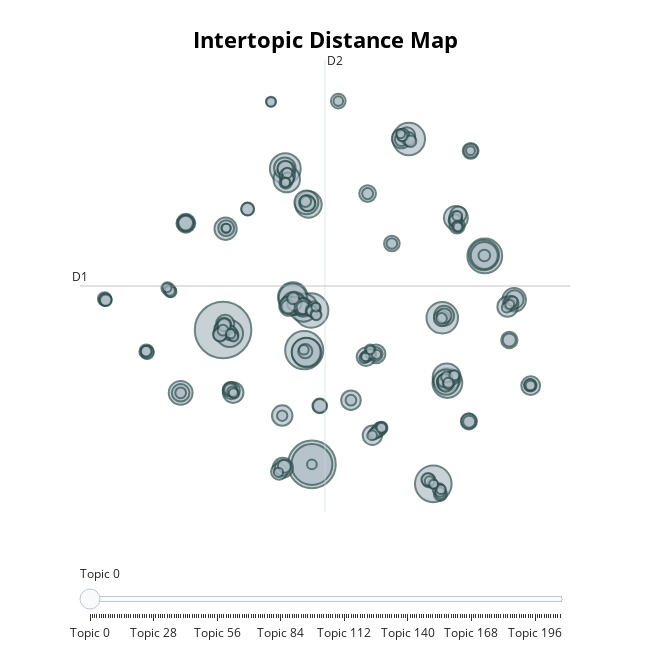

The cell this chart's notebook holds for it:
### Code cell
# Visualize topics
topic_model.visualize_topics()

### Figure 1 — Plotly figure (JSON) as saved in the notebook; plotly's stock layout.template omitted (floating-point values rounded to 4 significant figures; data arrays with more than 128 entries replaced by an {"elided": "..."} marker saying what was removed)
{"data": [{"customdata": {"elided": "208x3 mixed values"}, "hovertemplate": "<b>Topic %{customdata[0]}</b><br>%{customdata[1]}<br>Size: %{customdata[2]}", "legendgroup": "", "marker": {"color": "#B0BEC5", "line": {"color": "DarkSlateGrey", "width": 2}, "size": {"elided": "208 int values"}, "sizemode": "area", "sizeref": 0.2775, "symbol": "circle"}, "mode": "markers", "name": "", "orientation": "v", "showlegend": false, "type": "scatter", "x": {"elided": "208 float values"}, "xaxis": "x", "y": {"elided": "208 float values"}, "yaxis": "y"}], "layout": {"annotations": [{"showarrow": false, "text": "D1", "x": -13.93, "y": 6.297, "yshift": 10}, {"showarrow": false, "text": "D2", "x": 4.169, "xshift": 10, "y": 22.35}], "height": 650, "hoverlabel": {"bgcolor": "white", "font": {"family": "Rockwell", "size": 16}}, "legend": {"itemsizing": "constant", "tracegroupgap": 0}, "margin": {"t": 60}, "shapes": [{"line": {"color": "#CFD8DC", "width": 2}, "type": "line", "x0": 4.169, "x1": 4.169, "y0": -9.753, "y1": 22.35}, {"line": {"color": "#9E9E9E", "width": 2}, "type": "line", "x0": -13.93, "x1": 22.27, "y0": 6.297, "y1": 6.297}], "sliders": [{"active": 0, "pad": {"t": 50}, "steps": [{"args": [{"marker.color": {"elided": "1x208 str values"}}], "label": "Topic 0", "method": "update"}, {"args": [{"marker.color": {"elided": "1x208 str values"}}], "label": "Topic 1", "method": "update"}, {"args": [{"marker.color": {"elided": "1x208 str values"}}], "label": "Topic 2", "method": "update"}, {"args": [{"marker.color": {"elided": "1x208 str values"}}], "label": "Topic 3", "method": "update"}, {"args": [{"marker.color": {"elided": "1x208 str values"}}], "label": "Topic 4", "method": "update"}, {"args": [{"marker.color": {"elided": "1x208 str values"}}], "label": "Topic 5", "method": "update"}, {"args": [{"marker.color": {"elided": "1x208 str values"}}], "label": "Topic 6", "method": "update"}, {"args": [{"marker.color": {"elided": "1x208 str values"}}], "label": "Topic 7", "method": "update"}, {"args": [{"marker.color": {"elided": "1x208 str values"}}], "label": "Topic 8", "method": "update"}, {"args": [{"marker.color": {"elided": "1x208 str values"}}], "label": "Topic 9", "method": "update"}, {"args": [{"marker.color": {"elided": "1x208 str values"}}], "label": "Topic 10", "method": "update"}, {"args": [{"marker.color": {"elided": "1x208 str values"}}], "label": "Topic 11", "method": "update"}, {"args": [{"marker.color": {"elided": "1x208 str values"}}], "label": "Topic 12", "method": "update"}, {"args": [{"marker.color": {"elided": "1x208 str values"}}], "label": "Topic 13", "method": "update"}, {"args": [{"marker.color": {"elided": "1x208 str values"}}], "label": "Topic 14", "method": "update"}, {"args": [{"marker.color": {"elided": "1x208 str values"}}], "label": "Topic 15", "method": "update"}, {"args": [{"marker.color": {"elided": "1x208 str values"}}], "label": "Topic 16", "method": "update"}, {"args": [{"marker.color": {"elided": "1x208 str values"}}], "label": "Topic 17", "method": "update"}, {"args": [{"marker.color": {"elided": "1x208 str values"}}], "label": "Topic 18", "method": "update"}, {"args": [{"marker.color": {"elided": "1x208 str values"}}], "label": "Topic 19", "method": "update"}, {"args": [{"marker.color": {"elided": "1x208 str values"}}], "label": "Topic 20", "method": "update"}, {"args": [{"marker.color": {"elided": "1x208 str values"}}], "label": "Topic 21", "method": "update"}, {"args": [{"marker.color": {"elided": "1x208 str values"}}], "label": "Topic 22", "method": "update"}, {"args": [{"marker.color": {"elided": "1x208 str values"}}], "label": "Topic 23", "method": "update"}, {"args": [{"marker.color": {"elided": "1x208 str values"}}], "label": "Topic 24", "method": "update"}, {"args": [{"marker.color": {"elided": "1x208 str values"}}], "label": "Topic 25", "method": "update"}, {"args": [{"marker.color": {"elided": "1x208 str values"}}], "label": "Topic 26", "method": "update"}, {"args": [{"marker.color": {"elided": "1x208 str values"}}], "label": "Topic 27", "method": "update"}, {"args": [{"marker.color": {"elided": "1x208 str values"}}], "label": "Topic 28", "method": "update"}, {"args": [{"marker.color": {"elided": "1x208 str values"}}], "label": "Topic 29", "method": "update"}, {"args": [{"marker.color": {"elided": "1x208 str values"}}], "label": "Topic 30", "method": "update"}, {"args": [{"marker.color": {"elided": "1x208 str values"}}], "label": "Topic 31", "method": "update"}, {"args": [{"marker.color": {"elided": "1x208 str values"}}], "label": "Topic 32", "method": "update"}, {"args": [{"marker.color": {"elided": "1x208 str values"}}], "label": "Topic 33", "method": "update"}, {"args": [{"marker.color": {"elided": "1x208 str values"}}], "label": "Topic 34", "method": "update"}, {"args": [{"marker.color": {"elided": "1x208 str values"}}], "label": "Topic 35", "method": "update"}, {"args": [{"marker.color": {"elided": "1x208 str values"}}], "label": "Topic 36", "method": "update"}, {"args": [{"marker.color": {"elided": "1x208 str values"}}], "label": "Topic 37", "method": "update"}, {"args": [{"marker.color": {"elided": "1x208 str values"}}], "label": "Topic 38", "method": "update"}, {"args": [{"marker.color": {"elided": "1x208 str values"}}], "label": "Topic 39", "method": "update"}, {"args": [{"marker.color": {"elided": "1x208 str values"}}], "label": "Topic 40", "method": "update"}, {"args": [{"marker.color": {"elided": "1x208 str values"}}], "label": "Topic 41", "method": "update"}, {"args": [{"marker.color": {"elided": "1x208 str values"}}], "label": "Topic 42", "method": "update"}, {"args": [{"marker.color": {"elided": "1x208 str values"}}], "label": "Topic 43", "method": "update"}, {"args": [{"marker.color": {"elided": "1x208 str values"}}], "label": "Topic 44", "method": "update"}, {"args": [{"marker.color": {"elided": "1x208 str values"}}], "label": "Topic 45", "method": "update"}, {"args": [{"marker.color": {"elided": "1x208 str values"}}], "label": "Topic 46", "method": "update"}, {"args": [{"marker.color": {"elided": "1x208 str values"}}], "label": "Topic 47", "method": "update"}, {"args": [{"marker.color": {"elided": "1x208 str values"}}], "label": "Topic 48", "method": "update"}, {"args": [{"marker.color": {"elided": "1x208 str values"}}], "label": "Topic 49", "method": "update"}, {"args": [{"marker.color": {"elided": "1x208 str values"}}], "label": "Topic 50", "method": "update"}, {"args": [{"marker.color": {"elided": "1x208 str values"}}], "label": "Topic 51", "method": "update"}, {"args": [{"marker.color": {"elided": "1x208 str values"}}], "label": "Topic 52", "method": "update"}, {"args": [{"marker.color": {"elided": "1x208 str values"}}], "label": "Topic 53", "method": "update"}, {"args": [{"marker.color": {"elided": "1x208 str values"}}], "label": "Topic 54", "method": "update"}, {"args": [{"marker.color": {"elided": "1x208 str values"}}], "label": "Topic 55", "method": "update"}, {"args": [{"marker.color": {"elided": "1x208 str values"}}], "label": "Topic 56", "method": "update"}, {"args": [{"marker.color": {"elided": "1x208 str values"}}], "label": "Topic 57", "method": "update"}, {"args": [{"marker.color": {"elided": "1x208 str values"}}], "label": "Topic 58", "method": "update"}, {"args": [{"marker.color": {"elided": "1x208 str values"}}], "label": "Topic 59", "method": "update"}, {"args": [{"marker.color": {"elided": "1x208 str values"}}], "label": "Topic 60", "method": "update"}, {"args": [{"marker.color": {"elided": "1x208 str values"}}], "label": "Topic 61", "method": "update"}, {"args": [{"marker.color": {"elided": "1x208 str values"}}], "label": "Topic 62", "method": "update"}, {"args": [{"marker.color": {"elided": "1x208 str values"}}], "label": "Topic 63", "method": "update"}, {"args": [{"marker.color": {"elided": "1x208 str values"}}], "label": "Topic 64", "method": "update"}, {"args": [{"marker.color": {"elided": "1x208 str values"}}], "label": "Topic 65", "method": "update"}, {"args": [{"marker.color": {"elided": "1x208 str values"}}], "label": "Topic 66", "method": "update"}, {"args": [{"marker.color": {"elided": "1x208 str values"}}], "label": "Topic 67", "method": "update"}, {"args": [{"marker.color": {"elided": "1x208 str values"}}], "label": "Topic 68", "method": "update"}, {"args": [{"marker.color": {"elided": "1x208 str values"}}], "label": "Topic 69", "method": "update"}, {"args": [{"marker.color": {"elided": "1x208 str values"}}], "label": "Topic 70", "method": "update"}, {"args": [{"marker.color": {"elided": "1x208 str values"}}], "label": "Topic 71", "method": "update"}, {"args": [{"marker.color": {"elided": "1x208 str values"}}], "label": "Topic 72", "method": "update"}, {"args": [{"marker.color": {"elided": "1x208 str values"}}], "label": "Topic 73", "method": "update"}, {"args": [{"marker.color": {"elided": "1x208 str values"}}], "label": "Topic 74", "method": "update"}, {"args": [{"marker.color": {"elided": "1x208 str values"}}], "label": "Topic 75", "method": "update"}, {"args": [{"marker.color": {"elided": "1x208 str values"}}], "label": "Topic 76", "method": "update"}, {"args": [{"marker.color": {"elided": "1x208 str values"}}], "label": "Topic 77", "method": "update"}, {"args": [{"marker.color": {"elided": "1x208 str values"}}], "label": "Topic 78", "method": "update"}, {"args": [{"marker.color": {"elided": "1x208 str values"}}], "label": "Topic 79", "method": "update"}, {"args": [{"marker.color": {"elided": "1x208 str values"}}], "label": "Topic 80", "method": "update"}, {"args": [{"marker.color": {"elided": "1x208 str values"}}], "label": "Topic 81", "method": "update"}, {"args": [{"marker.color": {"elided": "1x208 str values"}}], "label": "Topic 82", "method": "update"}, {"args": [{"marker.color": {"elided": "1x208 str values"}}], "label": "Topic 83", "method": "update"}, {"args": [{"marker.color": {"elided": "1x208 str values"}}], "label": "Topic 84", "method": "update"}, {"args": [{"marker.color": {"elided": "1x208 str values"}}], "label": "Topic 85", "method": "update"}, {"args": [{"marker.color": {"elided": "1x208 str values"}}], "label": "Topic 86", "method": "update"}, {"args": [{"marker.color": {"elided": "1x208 str values"}}], "label": "Topic 87", "method": "update"}, {"args": [{"marker.color": {"elided": "1x208 str values"}}], "label": "Topic 88", "method": "update"}, {"args": [{"marker.color": {"elided": "1x208 str values"}}], "label": "Topic 89", "method": "update"}, {"args": [{"marker.color": {"elided": "1x208 str values"}}], "label": "Topic 90", "method": "update"}, {"args": [{"marker.color": {"elided": "1x208 str values"}}], "label": "Topic 91", "method": "update"}, {"args": [{"marker.color": {"elided": "1x208 str values"}}], "label": "Topic 92", "method": "update"}, {"args": [{"marker.color": {"elided": "1x208 str values"}}], "label": "Topic 93", "method": "update"}, {"args": [{"marker.color": {"elided": "1x208 str values"}}], "label": "Topic 94", "method": "update"}, {"args": [{"marker.color": {"elided": "1x208 str values"}}], "label": "Topic 95", "method": "update"}, {"args": [{"marker.color": {"elided": "1x208 str values"}}], "label": "Topic 96", "method": "update"}, {"args": [{"marker.color": {"elided": "1x208 str values"}}], "label": "Topic 97", "method": "update"}, {"args": [{"marker.color": {"elided": "1x208 str values"}}], "label": "Topic 98", "method": "update"}, {"args": [{"marker.color": {"elided": "1x208 str values"}}], "label": "Topic 99", "method": "update"}, {"args": [{"marker.color": {"elided": "1x208 str values"}}], "label": "Topic 100", "method": "update"}, {"args": [{"marker.color": {"elided": "1x208 str values"}}], "label": "Topic 101", "method": "update"}, {"args": [{"marker.color": {"elided": "1x208 str values"}}], "label": "Topic 102", "method": "update"}, {"args": [{"marker.color": {"elided": "1x208 str values"}}], "label": "Topic 103", "method": "update"}, {"args": [{"marker.color": {"elided": "1x208 str values"}}], "label": "Topic 104", "method": "update"}, {"args": [{"marker.color": {"elided": "1x208 str values"}}], "label": "Topic 105", "method": "update"}, {"args": [{"marker.color": {"elided": "1x208 str values"}}], "label": "Topic 106", "method": "update"}, {"args": [{"marker.color": {"elided": "1x208 str values"}}], "label": "Topic 107", "method": "update"}, {"args": [{"marker.color": {"elided": "1x208 str values"}}], "label": "Topic 108", "method": "update"}, {"args": [{"marker.color": {"elided": "1x208 str values"}}], "label": "Topic 109", "method": "update"}, {"args": [{"marker.color": {"elided": "1x208 str values"}}], "label": "Topic 110", "method": "update"}, {"args": [{"marker.color": {"elided": "1x208 str values"}}], "label": "Topic 111", "method": "update"}, {"args": [{"marker.color": {"elided": "1x208 str values"}}], "label": "Topic 112", "method": "update"}, {"args": [{"marker.color": {"elided": "1x208 str values"}}], "label": "Topic 113", "method": "update"}, {"args": [{"marker.color": {"elided": "1x208 str values"}}], "label": "Topic 114", "method": "update"}, {"args": [{"marker.color": {"elided": "1x208 str values"}}], "label": "Topic 115", "method": "update"}, {"args": [{"marker.color": {"elided": "1x208 str values"}}], "label": "Topic 116", "method": "update"}, {"args": [{"marker.color": {"elided": "1x208 str values"}}], "label": "Topic 117", "method": "update"}, {"args": [{"marker.color": {"elided": "1x208 str values"}}], "label": "Topic 118", "method": "update"}, {"args": [{"marker.color": {"elided": "1x208 str values"}}], "label": "Topic 119", "method": "update"}, {"args": [{"marker.color": {"elided": "1x208 str values"}}], "label": "Topic 120", "method": "update"}, {"args": [{"marker.color": {"elided": "1x208 str values"}}], "label": "Topic 121", "method": "update"}, {"args": [{"marker.color": {"elided": "1x208 str values"}}], "label": "Topic 122", "method": "update"}, {"args": [{"marker.color": {"elided": "1x208 str values"}}], "label": "Topic 123", "method": "update"}, {"args": [{"marker.color": {"elided": "1x208 str values"}}], "label": "Topic 124", "method": "update"}, {"args": [{"marker.color": {"elided": "1x208 str values"}}], "label": "Topic 125", "method": "update"}, {"args": [{"marker.color": {"elided": "1x208 str values"}}], "label": "Topic 126", "method": "update"}, {"args": [{"marker.color": {"elided": "1x208 str values"}}], "label": "Topic 127", "method": "update"}, {"args": [{"marker.color": {"elided": "1x208 str values"}}], "label": "Topic 128", "method": "update"}, {"args": [{"marker.color": {"elided": "1x208 str values"}}], "label": "Topic 129", "method": "update"}, {"args": [{"marker.color": {"elided": "1x208 str values"}}], "label": "Topic 130", "method": "update"}, {"args": [{"marker.color": {"elided": "1x208 str values"}}], "label": "Topic 131", "method": "update"}, {"args": [{"marker.color": {"elided": "1x208 str values"}}], "label": "Topic 132", "method": "update"}, {"args": [{"marker.color": {"elided": "1x208 str values"}}], "label": "Topic 133", "method": "update"}, {"args": [{"marker.color": {"elided": "1x208 str values"}}], "label": "Topic 134", "method": "update"}, {"args": [{"marker.color": {"elided": "1x208 str values"}}], "label": "Topic 135", "method": "update"}, {"args": [{"marker.color": {"elided": "1x208 str values"}}], "label": "Topic 136", "method": "update"}, {"args": [{"marker.color": {"elided": "1x208 str values"}}], "label": "Topic 137", "method": "update"}, {"args": [{"marker.color": {"elided": "1x208 str values"}}], "label": "Topic 138", "method": "update"}, {"args": [{"marker.color": {"elided": "1x208 str values"}}], "label": "Topic 139", "method": "update"}, {"args": [{"marker.color": {"elided": "1x208 str values"}}], "label": "Topic 140", "method": "update"}, {"args": [{"marker.color": {"elided": "1x208 str values"}}], "label": "Topic 141", "method": "update"}, {"args": [{"marker.color": {"elided": "1x208 str values"}}], "label": "Topic 142", "method": "update"}, {"args": [{"marker.color": {"elided": "1x208 str values"}}], "label": "Topic 143", "method": "update"}, {"args": [{"marker.color": {"elided": "1x208 str values"}}], "label": "Topic 144", "method": "update"}, {"args": [{"marker.color": {"elided": "1x208 str values"}}], "label": "Topic 145", "method": "update"}, {"args": [{"marker.color": {"elided": "1x208 str values"}}], "label": "Topic 146", "method": "update"}, {"args": [{"marker.color": {"elided": "1x208 str values"}}], "label": "Topic 147", "method": "update"}, {"args": [{"marker.color": {"elided": "1x208 str values"}}], "label": "Topic 148", "method": "update"}, {"args": [{"marker.color": {"elided": "1x208 str values"}}], "label": "Topic 149", "method": "update"}, {"args": [{"marker.color": {"elided": "1x208 str values"}}], "label": "Topic 150", "method": "update"}, {"args": [{"marker.color": {"elided": "1x208 str values"}}], "label": "Topic 151", "method": "update"}, {"args": [{"marker.color": {"elided": "1x208 str values"}}], "label": "Topic 152", "method": "update"}, {"args": [{"marker.color": {"elided": "1x208 str values"}}], "label": "Topic 153", "method": "update"}, {"args": [{"marker.color": {"elided": "1x208 str values"}}], "label": "Topic 154", "method": "update"}, {"args": [{"marker.color": {"elided": "1x208 str values"}}], "label": "Topic 155", "method": "update"}, {"args": [{"marker.color": {"elided": "1x208 str values"}}], "label": "Topic 156", "method": "update"}, {"args": [{"marker.color": {"elided": "1x208 str values"}}], "label": "Topic 157", "method": "update"}, {"args": [{"marker.color": {"elided": "1x208 str values"}}], "label": "Topic 158", "method": "update"}, {"args": [{"marker.color": {"elided": "1x208 str values"}}], "label": "Topic 159", "method": "update"}, {"args": [{"marker.color": {"elided": "1x208 str values"}}], "label": "Topic 160", "method": "update"}, {"args": [{"marker.color": {"elided": "1x208 str values"}}], "label": "Topic 161", "method": "update"}, {"args": [{"marker.color": {"elided": "1x208 str values"}}], "label": "Topic 162", "method": "update"}, {"args": [{"marker.color": {"elided": "1x208 str values"}}], "label": "Topic 163", "method": "update"}, {"args": [{"marker.color": {"elided": "1x208 str values"}}], "label": "Topic 164", "method": "update"}, {"args": [{"marker.color": {"elided": "1x208 str values"}}], "label": "Topic 165", "method": "update"}, {"args": [{"marker.color": {"elided": "1x208 str values"}}], "label": "Topic 166", "method": "update"}, {"args": [{"marker.color": {"elided": "1x208 str values"}}], "label": "Topic 167", "method": "update"}, {"args": [{"marker.color": {"elided": "1x208 str values"}}], "label": "Topic 168", "method": "update"}, {"args": [{"marker.color": {"elided": "1x208 str values"}}], "label": "Topic 169", "method": "update"}, {"args": [{"marker.color": {"elided": "1x208 str values"}}], "label": "Topic 170", "method": "update"}, {"args": [{"marker.color": {"elided": "1x208 str values"}}], "label": "Topic 171", "method": "update"}, {"args": [{"marker.color": {"elided": "1x208 str values"}}], "label": "Topic 172", "method": "update"}, {"args": [{"marker.color": {"elided": "1x208 str values"}}], "label": "Topic 173", "method": "update"}, {"args": [{"marker.color": {"elided": "1x208 str values"}}], "label": "Topic 174", "method": "update"}, {"args": [{"marker.color": {"elided": "1x208 str values"}}], "label": "Topic 175", "method": "update"}, {"args": [{"marker.color": {"elided": "1x208 str values"}}], "label": "Topic 176", "method": "update"}, {"args": [{"marker.color": {"elided": "1x208 str values"}}], "label": "Topic 177", "method": "update"}, {"args": [{"marker.color": {"elided": "1x208 str values"}}], "label": "Topic 178", "method": "update"}, {"args": [{"marker.color": {"elided": "1x208 str values"}}], "label": "Topic 179", "method": "update"}, {"args": [{"marker.color": {"elided": "1x208 str values"}}], "label": "Topic 180", "method": "update"}, {"args": [{"marker.color": {"elided": "1x208 str values"}}], "label": "Topic 181", "method": "update"}, {"args": [{"marker.color": {"elided": "1x208 str values"}}], "label": "Topic 182", "method": "update"}, {"args": [{"marker.color": {"elided": "1x208 str values"}}], "label": "Topic 183", "method": "update"}, {"args": [{"marker.color": {"elided": "1x208 str values"}}], "label": "Topic 184", "method": "update"}, {"args": [{"marker.color": {"elided": "1x208 str values"}}], "label": "Topic 185", "method": "update"}, {"args": [{"marker.color": {"elided": "1x208 str values"}}], "label": "Topic 186", "method": "update"}, {"args": [{"marker.color": {"elided": "1x208 str values"}}], "label": "Topic 187", "method": "update"}, {"args": [{"marker.color": {"elided": "1x208 str values"}}], "label": "Topic 188", "method": "update"}, {"args": [{"marker.color": {"elided": "1x208 str values"}}], "label": "Topic 189", "method": "update"}, {"args": [{"marker.color": {"elided": "1x208 str values"}}], "label": "Topic 190", "method": "update"}, {"args": [{"marker.color": {"elided": "1x208 str values"}}], "label": "Topic 191", "method": "update"}, {"args": [{"marker.color": {"elided": "1x208 str values"}}], "label": "Topic 192", "method": "update"}, {"args": [{"marker.color": {"elided": "1x208 str values"}}], "label": "Topic 193", "method": "update"}, {"args": [{"marker.color": {"elided": "1x208 str values"}}], "label": "Topic 194", "method": "update"}, {"args": [{"marker.color": {"elided": "1x208 str values"}}], "label": "Topic 195", "method": "update"}, {"args": [{"marker.color": {"elided": "1x208 str values"}}], "label": "Topic 196", "method": "update"}, {"args": [{"marker.color": {"elided": "1x208 str values"}}], "label": "Topic 197", "method": "update"}, {"args": [{"marker.color": {"elided": "1x208 str values"}}], "label": "Topic 198", "method": "update"}, {"args": [{"marker.color": {"elided": "1x208 str values"}}], "label": "Topic 199", "method": "update"}, {"args": [{"marker.color": {"elided": "1x208 str values"}}], "label": "Topic 200", "method": "update"}, {"args": [{"marker.color": {"elided": "1x208 str values"}}], "label": "Topic 201", "method": "update"}, {"args": [{"marker.color": {"elided": "1x208 str values"}}], "label": "Topic 202", "method": "update"}, {"args": [{"marker.color": {"elided": "1x208 str values"}}], "label": "Topic 203", "method": "update"}, {"args": [{"marker.color": {"elided": "1x208 str values"}}], "label": "Topic 204", "method": "update"}, {"args": [{"marker.color": {"elided": "1x208 str values"}}], "label": "Topic 205", "method": "update"}, {"args": [{"marker.color": {"elided": "1x208 str values"}}], "label": "Topic 206", "method": "update"}, {"args": [{"marker.color": {"elided": "1x208 str values"}}], "label": "Topic 207", "method": "update"}]}], "title": {"font": {"color": "Black", "size": 22}, "text": "<b>Intertopic Distance Map</b>", "x": 0.5, "xanchor": "center", "y": 0.95, "yanchor": "top"}, "width": 650, "xaxis": {"anchor": "y", "domain": [0, 1], "range": [-13.93, 22.27], "title": {"text": ""}, "visible": false}, "yaxis": {"anchor": "x", "domain": [0, 1], "range": [-9.753, 22.35], "title": {"text": ""}, "visible": false}}}
